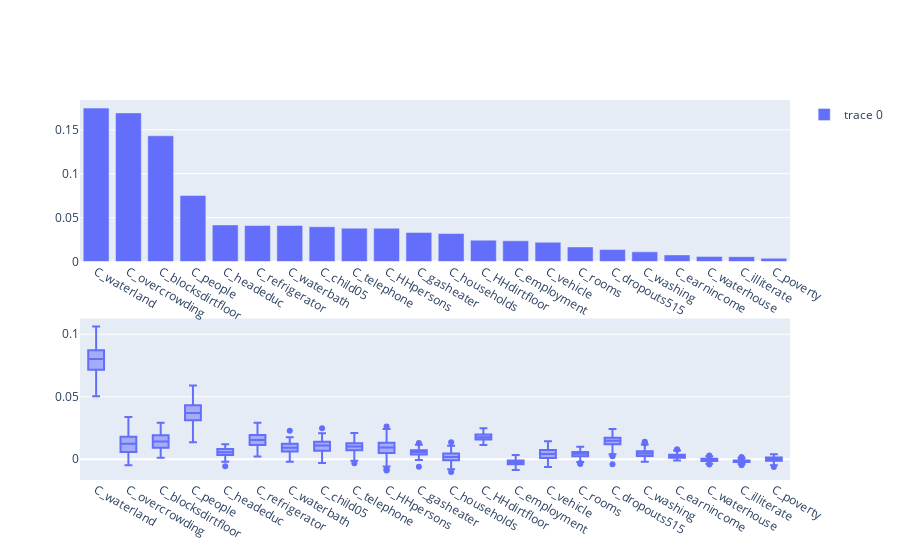

Here is the notebook cell this chart was saved with:
### Code cell
plot_feature_importance(df_survey_train, df_survey_test, df_census_train, df_census_test, GradientBoostingRegressor(), ['S_instcement'])

### Figure 1 — Plotly figure (JSON) as saved in the notebook; plotly's stock layout.template omitted (floating-point values rounded to 4 significant figures; data arrays with more than 128 entries replaced by an {"elided": "..."} marker saying what was removed)
{"data": [{"type": "bar", "x": ["C_waterland", "C_overcrowding", "C_blocksdirtfloor", "C_people", "C_headeduc", "C_refrigerator", "C_waterbath", "C_child05", "C_telephone", "C_HHpersons", "C_gasheater", "C_households", "C_HHdirtfloor", "C_employment", "C_vehicle", "C_rooms", "C_dropouts515", "C_washing", "C_earnincome", "C_waterhouse", "C_illiterate", "C_poverty"], "xaxis": "x", "y": [0.1748, 0.1693, 0.1432, 0.07527, 0.04166, 0.04098, 0.04097, 0.03959, 0.03795, 0.0379, 0.03308, 0.03191, 0.02429, 0.02357, 0.02188, 0.01659, 0.01361, 0.01097, 0.007522, 0.005815, 0.005504, 0.00368], "yaxis": "y"}, {"alignmentgroup": "True", "hovertemplate": "variable=%{x}<br>value=%{y}<extra></extra>", "legendgroup": "", "marker": {"color": "#636efa"}, "name": "", "notched": false, "offsetgroup": "", "orientation": "v", "showlegend": false, "type": "box", "x": {"elided": "2200 str values"}, "x0": " ", "xaxis": "x2", "y": {"elided": "2200 float values"}, "y0": " ", "yaxis": "y2"}], "layout": {"autosize": true, "xaxis": {"anchor": "y", "autorange": true, "domain": [0, 1], "range": [-0.5, 21.5], "type": "category"}, "xaxis2": {"anchor": "y2", "autorange": true, "domain": [0, 1], "range": [-0.5, 21.5], "type": "category"}, "yaxis": {"anchor": "x", "autorange": true, "domain": [0.575, 1], "range": [0, 0.184], "type": "linear"}, "yaxis2": {"anchor": "x2", "autorange": true, "domain": [0, 0.425], "range": [-0.01664, 0.1126], "type": "linear"}}}
